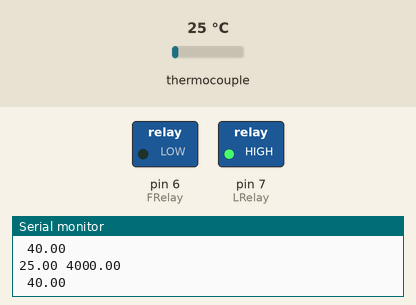
Bench run of a sketch on a simulated Arduino Uno, built with avr-gcc and run on an emulated ATmega328P. On the bench: switched loads named in the sketch (green lamp = pin HIGH), the last lines printed to the serial monitor. The test bench sets the inputs (shaded band); at power-on: thermocouple 25 °C.

Above: at 1.7 s.
1.8 s: thermocouple set to 75 °C
At 3.2 s:
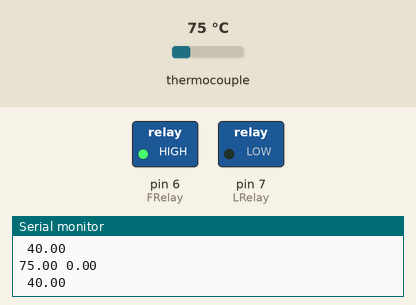
3.5 s: thermocouple set to 6 °C
At 4.7 s:
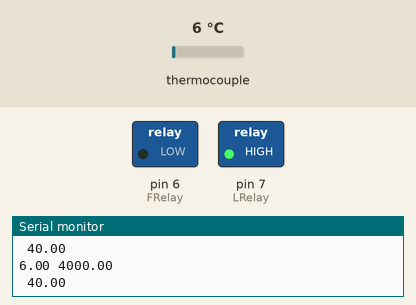
5.0 s: thermocouple set to 150 °C
At 6.1 s:
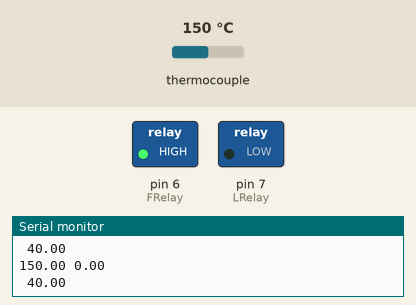
Timing chart, 0 to 8.0 s (numbered marks = the images above; inputs shaded):
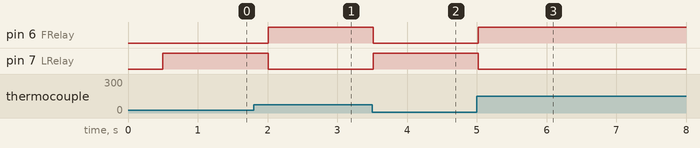

Measured:
- after the input at 1.8 s, pin 6 (FRelay): LOW → HIGH after 0.21 s; pin 7 (LRelay): HIGH → LOW after 0.21 s
- after the input at 3.5 s, pin 6 (FRelay): HIGH → LOW at once; pin 7 (LRelay): LOW → HIGH at once
- after the input at 5.0 s, pin 6 (FRelay): LOW → HIGH at once; pin 7 (LRelay): HIGH → LOW at once

The sketch:

temp.pid.ino
```cpp
#include <PID_v1.h>
#include "max6675.h"

// Max6675 Module Pins
#define ktcSO 8
#define ktcCS 9
#define ktcCLK 10

// MAX6675 Module Instance
MAX6675 ktc(ktcCLK, ktcCS, ktcSO);

// Relay Pins
#define FRelay 6
#define LRelay 7

// Relay Variables
int WindowSize = 4000;
unsigned long windowStartTime;

// PID Variables
double Setpoint, Input, Output;
double Kp = 1000,Ki = 100, Kd = 50;

// PID Instance
PID Temp(&Input, &Output, &Setpoint, Kp, Ki, Kd, DIRECT);

// unsigned long millitime = millis();

/*****************************************************************/

void setup() {
  Serial.begin(9600);

  // Pins Initialization
  pinMode(FRelay, OUTPUT);
  pinMode(LRelay, OUTPUT);

  // PID Initialization
  Temp.SetOutputLimits(0, WindowSize);
  Temp.SetMode(AUTOMATIC);
  Setpoint = 40;

  // give the MAX a little time to settle
  delay(500);
}

void loop() {
  // Setting Input
  Input = ktc.readCelsius();

  // Computing Output
  Temp.Compute();

  //time to shift the Relay Window
  unsigned long now = millis();
  if (now - windowStartTime > WindowSize)
  {
    windowStartTime += WindowSize;
  }

  // Setting Output
  if (Output < now - windowStartTime)
  {
    digitalWrite(FRelay, HIGH);
    digitalWrite(LRelay, LOW);
  }
  else
  {
    digitalWrite(FRelay, LOW);
    digitalWrite(LRelay, HIGH);
  }

  //if (((millis() - millitime) >= 1000) && ((millis() - millitime) <= 1010))
  //{
    Serial.print(Input);
    Serial.print(" ");
    Serial.println(Output);
    Serial.print(" ");
    Serial.println(Setpoint);
  //}
  delay(500);
}
```
